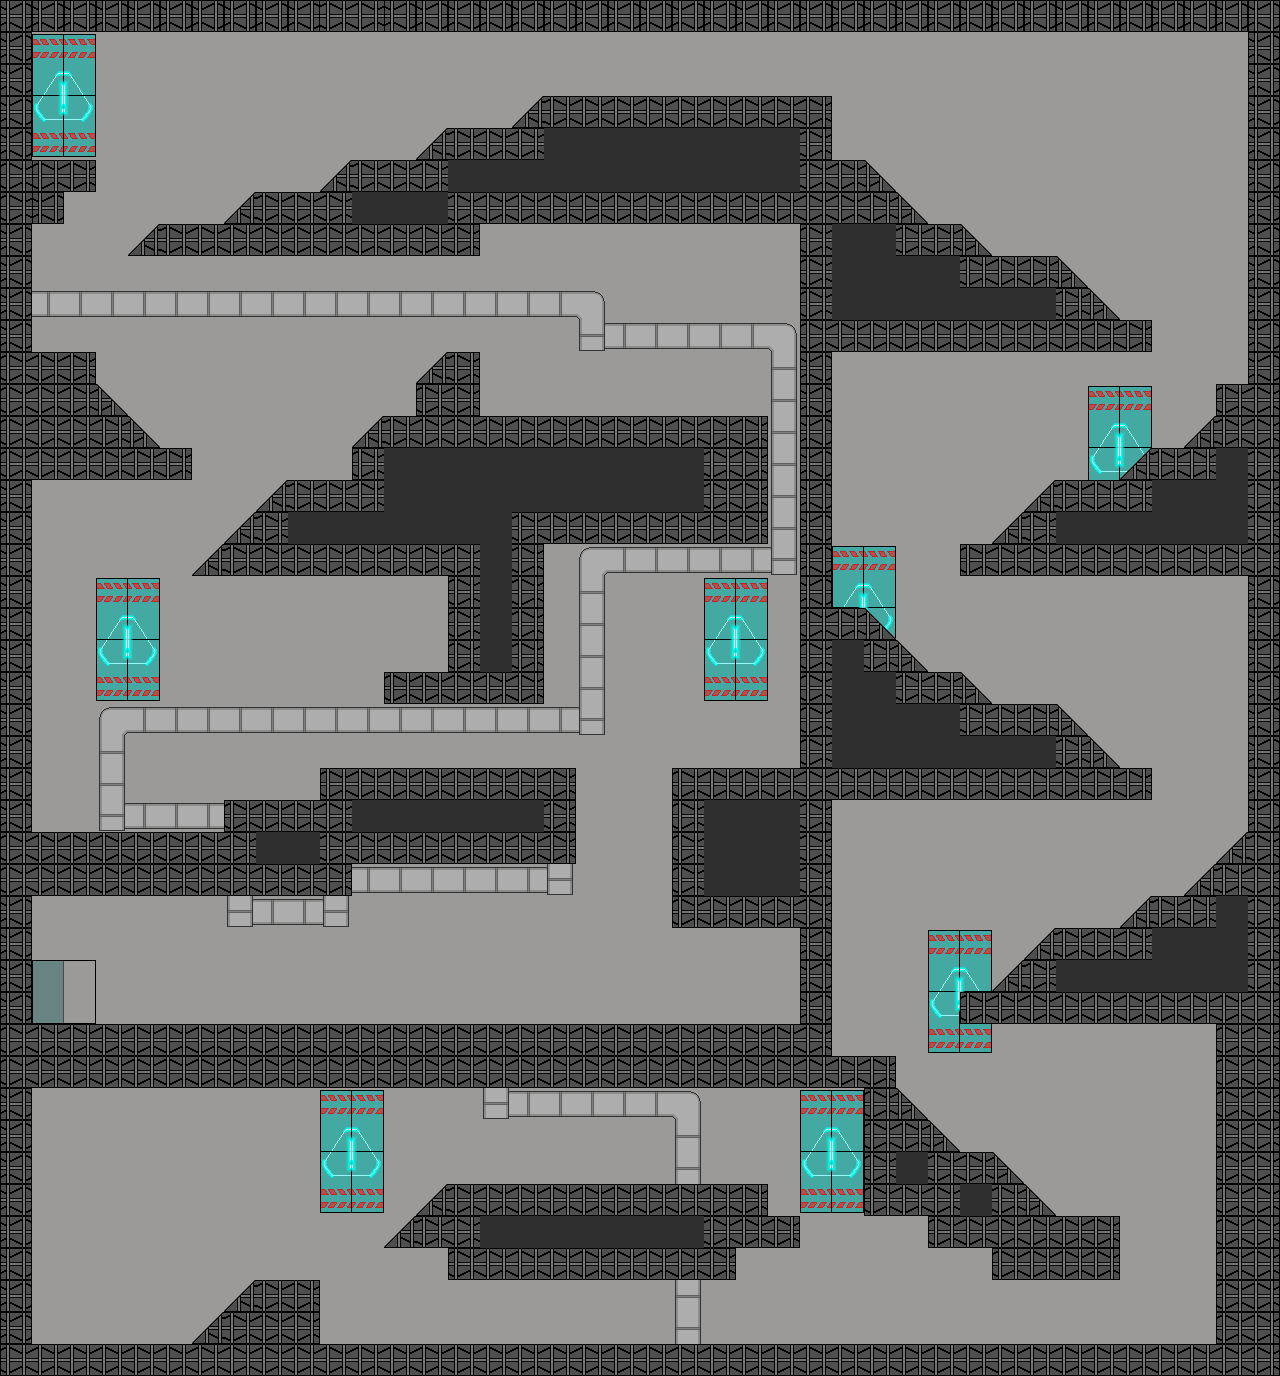

Rendered tile map (Tiled .tmx) drawn with the repository's tilesets; below, a short description and the map source with its tile grids summarised:
An orthogonal 40x43 tile map with 32x32 px tiles, 6 tile layers (back_lv_02, deco_lv_02, toyo_lv_02, fin_lv_02, ...), 2 tilesets and 18 objects.

<map version="1.9" tiledversion="1.9.2" orientation="orthogonal" renderorder="right-down" width="40" height="43" tilewidth="32" tileheight="32" infinite="0" nextlayerid="11" nextobjectid="22">
 <editorsettings>
  <export target="lv_02.json" format="json" />
 </editorsettings>
 <tileset firstgid="1" name="tile_set_tuto" tilewidth="32" tileheight="32" tilecount="36" columns="6">
  <image source="../assets/tile_set_tuto.png" width="192" height="192" />
  <tile id="0">
   <properties>
    <property name="mur" type="bool" value="true" />
   </properties>
  </tile>
  <tile id="1">
   <properties>
    <property name="mur" type="bool" value="false" />
   </properties>
  </tile>
  <tile id="4">
   <properties>
    <property name="sol" type="bool" value="true" />
   </properties>
  </tile>
  <tile id="5">
   <properties>
    <property name="fin" type="bool" value="true" />
   </properties>
  </tile>
 </tileset>
 <tileset firstgid="37" name="tile_set_lab" tilewidth="32" tileheight="32" tilecount="144" columns="12">
  <image source="../assets/tile_set_lab.png" width="390" height="384" />
 </tileset>
 <layer id="4" name="back_lv_02" width="40" height="43">
  <data>[1720 cells, 1720 non-empty, 1 distinct tile ids]</data>
 </layer>
 <layer id="5" name="deco_lv_02" width="40" height="43">
  <data>[1720 cells, 64 non-empty, 8 distinct tile ids]</data>
 </layer>
 <layer id="6" name="toyo_lv_02" width="40" height="43" opacity="0.68">
  <data>[1720 cells, 86 non-empty, 5 distinct tile ids]</data>
 </layer>
 <layer id="3" name="fin_lv_02" width="40" height="43">
  <data>[1720 cells, 4 non-empty, 4 distinct tile ids]</data>
 </layer>
 <layer id="7" name="mur_lv_02" width="40" height="43">
  <data>[1720 cells, 2 non-empty, 1 distinct tile ids]</data>
 </layer>
 <layer id="1" name="sol_lv_02" width="40" height="43">
  <data>[1720 cells, 689 non-empty, 7 distinct tile ids]</data>
 </layer>
 <objectgroup id="8" name="ennemis_lv_02">
  <object id="4" x="399" y="405">
   <point />
  </object>
  <object id="21" x="726" y="1006">
   <point />
  </object>
 </objectgroup>
 <objectgroup id="10" name="ennemis_lv_001_statique">
  <object id="8" x="1068" y="1204">
   <point />
  </object>
  <object id="9" x="865" y="1031">
   <point />
  </object>
  <object id="10" x="1100" y="916">
   <point />
  </object>
  <object id="11" x="1008" y="696">
   <point />
  </object>
  <object id="12" x="852" y="575">
   <point />
  </object>
  <object id="13" x="1104" y="454">
   <point />
  </object>
  <object id="14" x="1029" y="237">
   <point />
  </object>
 </objectgroup>
 <objectgroup id="9" name="ennemis_lv_001_twin">
  <object id="5" x="656" y="1174">
   <point />
  </object>
  <object id="6" x="495" y="1322">
   <point />
  </object>
  <object id="7" x="944" y="1332">
   <point />
  </object>
  <object id="15" x="779" y="82">
   <point />
  </object>
  <object id="16" x="654" y="405">
   <point />
  </object>
  <object id="17" x="526" y="758">
   <point />
  </object>
  <object id="18" x="175" y="821">
   <point />
  </object>
  <object id="19" x="242" y="1014">
   <point />
  </object>
  <object id="20" x="561" y="1013">
   <point />
  </object>
 </objectgroup>
</map>
